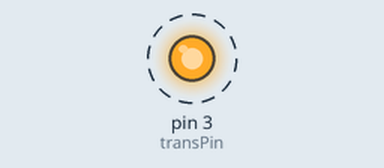
Recording of a sketch running on a simulated Arduino Uno, built with avr-gcc and run on an emulated ATmega328P. Shown: output pins drawn as LEDs (lit = HIGH). Dashed ring = blinking.

Above: at 0.5 s.
Timing chart, 0 to 4.6 s (numbered marks = the images above):
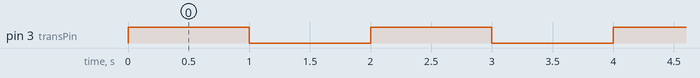

Measured:
- by itself, pin 3 (transPin): alternates HIGH for 1.0 s and LOW for 1.0 s

The sketch:

TransistorLED.ino
```cpp
int transPin = 3;  // Base kontrol pini

void setup() {
  pinMode(transPin, OUTPUT);
}

void loop() {
  digitalWrite(transPin, HIGH); // Transistör ON → LED yanar
  delay(1000);
  digitalWrite(transPin, LOW);  // Transistör OFF → LED söner
  delay(1000);
}
```
